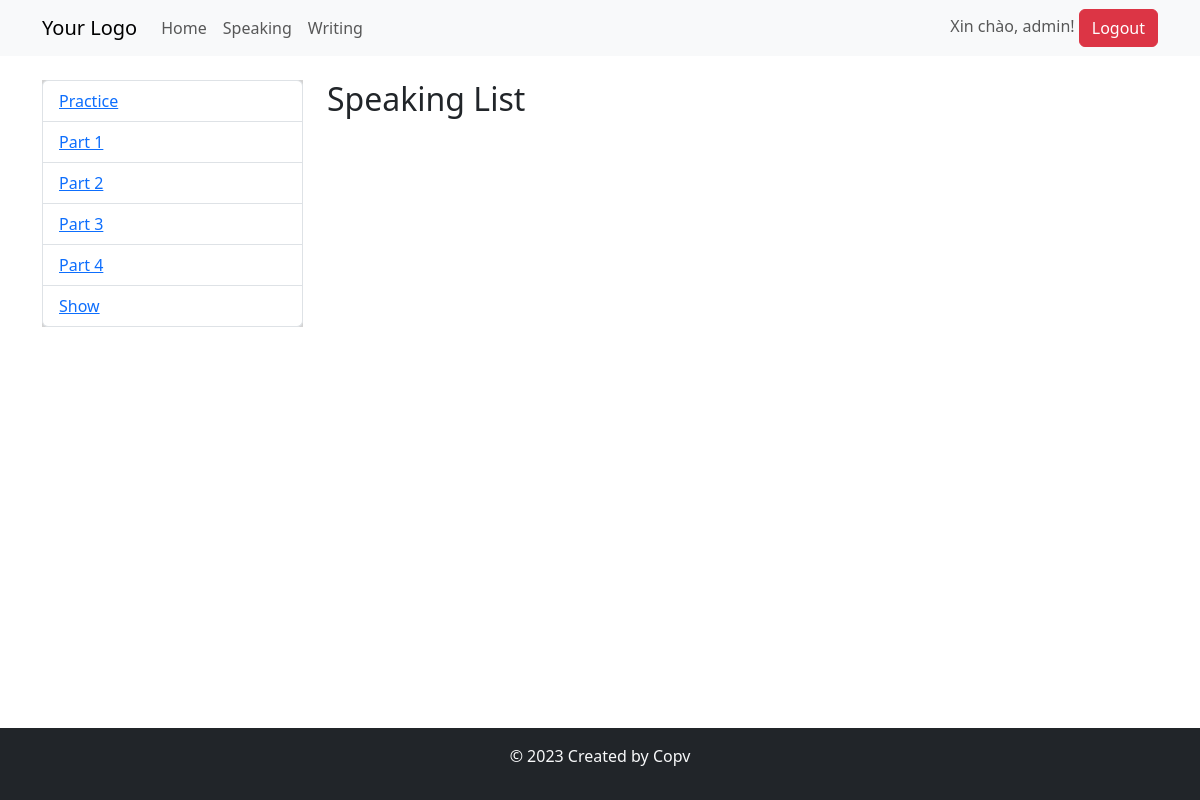
The app's page /speaking/ (signed in), older data.
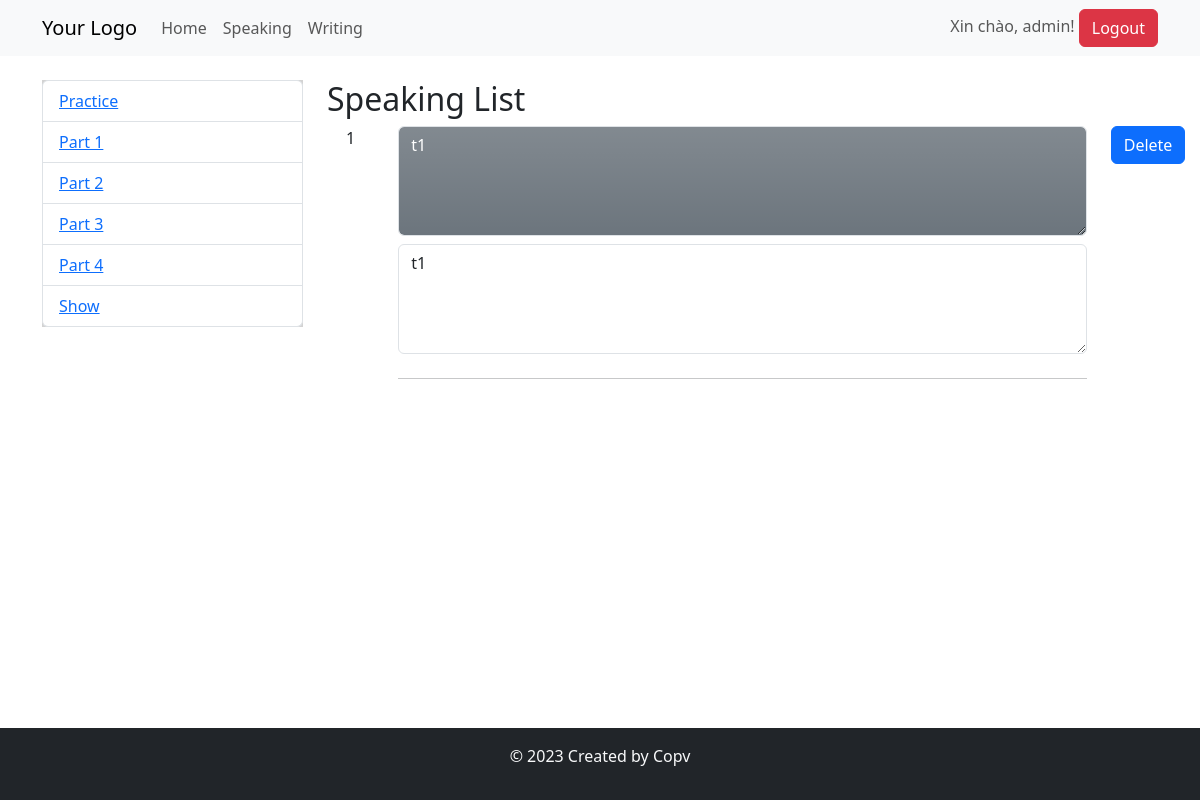
The same page, newer data.
### Core/models.py (models this page shows, shortened)
class Speaking(models.Model):
    STATUS_CHOICES = (
        (1, 'Part 1'),
        (2, 'Part 2'),
        (3, 'Part 3'),
        (4, 'Part 4'),
    )
    id = models.fields.IntegerField(primary_key=True, auto_created=True, unique=True)
    type = models.IntegerField(choices=STATUS_CHOICES)
    problem = models.TextField(blank=False, default="")
    solution = models.TextField(blank=False, default="")
    count = models.IntegerField(default=0)
    user = models.ForeignKey(User, on_delete=models.CASCADE, default=1)

### Core/views.py (the view, shortened to what this page needs)
# urls.py: path('speaking/', Speaking_p.as_view(), name='speaking'),
class Speaking_p(View):
    def get(self, request):
        speakings = Speaking.objects.filter(user=request.user.id)
        return render(request, 'Core/speaking.html', context={'speakings':speakings})

### templates/Core/speaking.html (shortened to what this page needs)
{% extends "Core/base.html" %}
{% block body %}
    <div class="row">
        <div class="col-md-3">
            <div style="background-color: lightgray;">
                <ul class="list-group">
                    <li class="list-group-item"><a href="{% url "Core:speaking" %}practice">Practice</a></li>
                    <li class="list-group-item"><a href="{% url "Core:speaking" %}1">Part 1</a></li>
                    <li class="list-group-item"><a href="{% url "Core:speaking" %}2">Part 2</a></li>
                    <li class="list-group-item"><a href="{% url "Core:speaking" %}3">Part 3</a></li>
                    <li class="list-group-item"><a href="{% url "Core:speaking" %}4">Part 4</a></li>
                    <li class="list-group-item"><a href="{% url "Core:speaking" %}practice/all">Show</a></li>
                </ul>
            </div>
        </div>
        <div class="col-md-9">
            <h2>Speaking List</h2>
            <ul class="list-group">
                {% for speaking in speakings %}
                    <div class="row">
                        <div class="col-1">
                            <div class="text-center">{{ forloop.counter }}</div>
                        </div>
                        <div class="col-10">
                            <textarea id="problem"  class="form-control bg-secondary bg-gradient text-white" rows="4" required
                                      readonly>{{ speaking.problem }}</textarea>
                            <textarea id="problem"  class="form-control" rows="4" required
                                      readonly>{{ speaking.solution }}</textarea>
                            <hr class="my-4">
                        </div>
                        <div class="col-1">
                            <button type="button" class="btn btn-primary" data-bs-toggle="modal"
                                    data-bs-target="#deleteSpeakingModal{{ speaking.id }}">
                                Delete
                            </button>
                        </div>
                    </div>
                {% endfor %}
            </ul>
        </div>
    </div>
{% endblock %}

Row changes from the older to the newer data that the page shows:
added Speaking: problem "t1", solution "t1"
